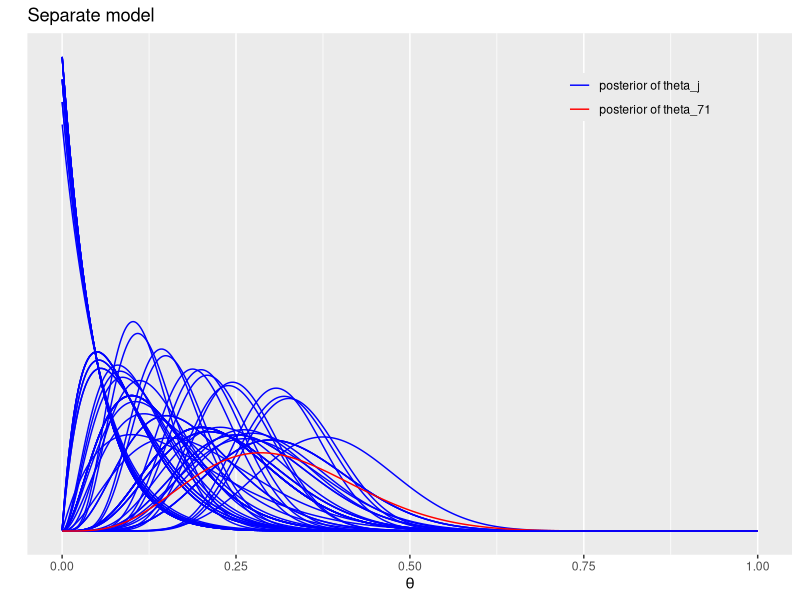
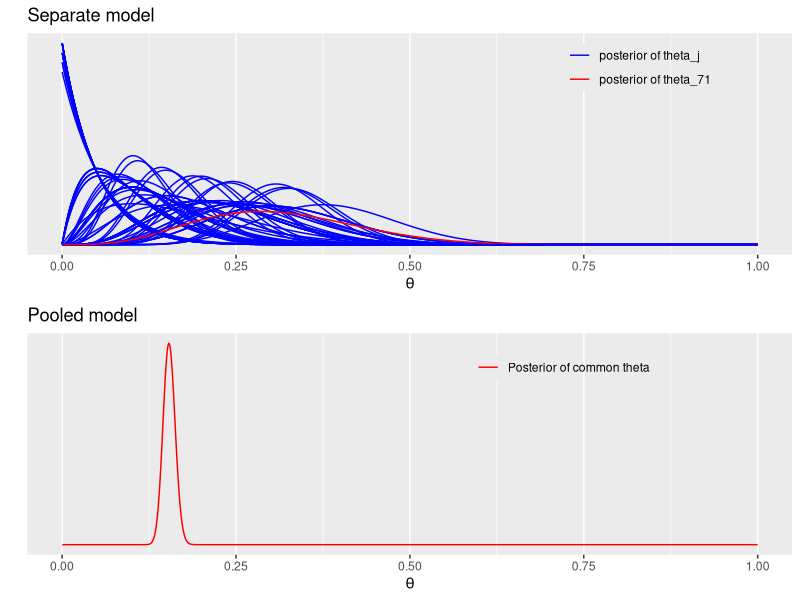
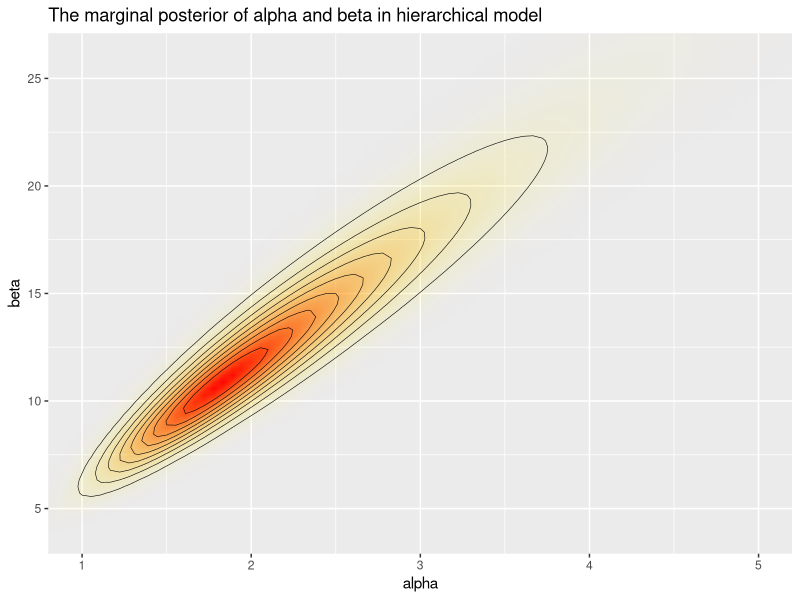
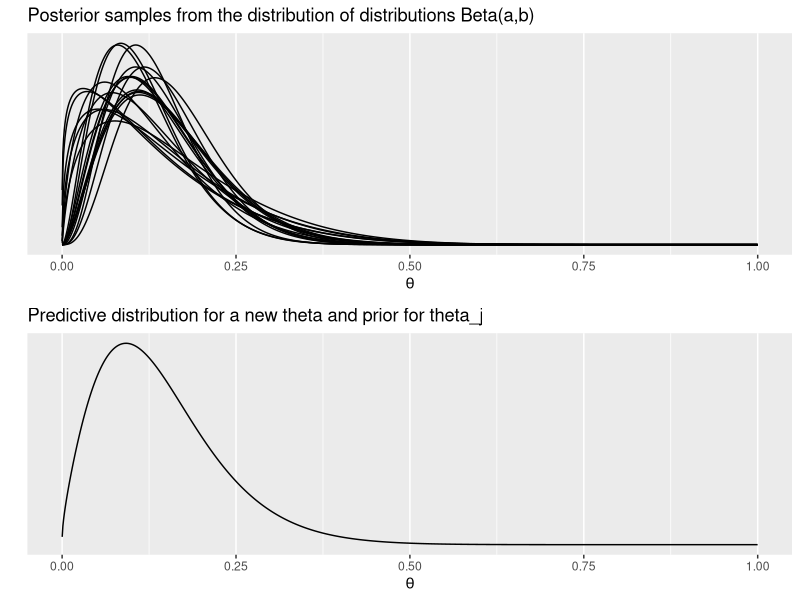
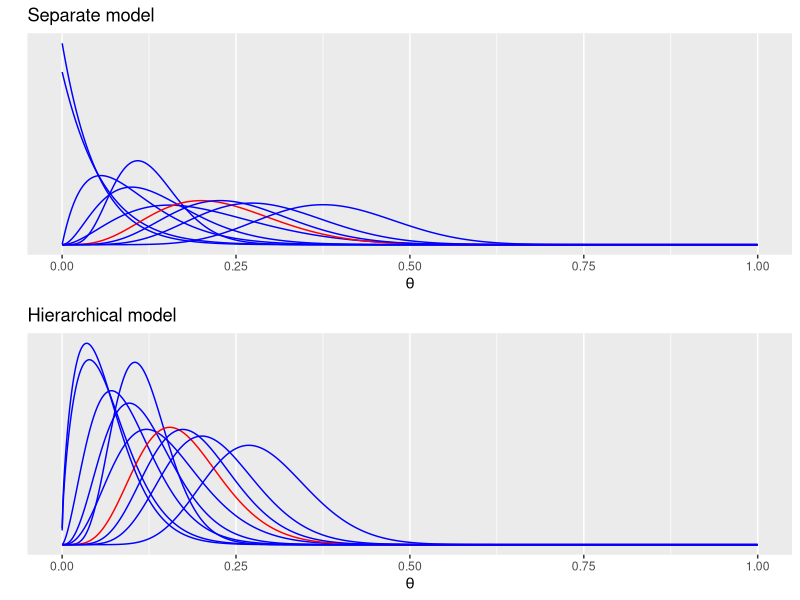

Write R code to recreate these figures, in order.
# Bayesian data analysis
# Aki Vehtari <Aki.Vehtari@aalto.fi>
# Markus Paasiniemi <Markus.Paasiniemi@aalto.fi>

library(ggplot2)
library(gridExtra)
library(tidyr)

# Hierarchical model for Rats experiment (BDA3, p. 102)


y <- c(0,0,0,0,0,0,0,0,0,0,0,0,0,0,1,1,1,1,1,1,1,1,2,2,2,2,2,2,2,2,
        2,1,5,2,5,3,2,7,7,3,3,2,9,10,4,4,4,4,4,4,4,10,4,4,4,5,11,12,
        5,5,6,5,6,6,6,6,16,15,15,9,4)
n <- c(20,20,20,20,20,20,20,19,19,19,19,18,18,17,20,20,20,20,19,19,18,18,25,24,
       23,20,20,20,20,20,20,10,49,19,46,27,17,49,47,20,20,13,48,50,20,20,20,20,
       20,20,20,48,19,19,19,22,46,49,20,20,23,19,22,20,20,20,52,46,47,24,14)

x <- seq(0.0001, 0.9999, length.out = 1000)

# helperf function to evaluate density over observations
bdens <- function(n, y, x)
  dbeta(x, y+1, n-y+1)

df_sep <- mapply(bdens, n, y, MoreArgs = list(x = x)) %>%
  as.data.frame() %>% cbind(x) %>% gather(ind, p, -x)

labs1 <- paste('posterior of', c('theta_j', 'theta_71'))

# plot the separate model
plot_sep <- ggplot(data = df_sep) +
  geom_line(aes(x = x, y = p, color = (ind=='V71'), group = ind)) +
  labs(x = expression(theta), y = '', title = 'Separate model', color = '') +
  scale_y_continuous(breaks = NULL) +
  scale_color_manual(values = c('blue','red'), labels = labs1) +
  theme(legend.background = element_blank(), legend.position = c(0.8,0.9))
# The last one is for emphasize colored red
plot_sep

df_pool <- data.frame(x = x, p = dbeta(x, sum(y)+1, sum(n)-sum(y)+1))

plot_pool <- ggplot(data = df_pool) +
  geom_line(aes(x = x, y = p, color = '1')) +
  labs(x = expression(theta), y = '', title = 'Pooled model', color = '') +
  scale_y_continuous(breaks = NULL) +
  scale_color_manual(values = 'red', labels = 'Posterior of common theta') +
  theme(legend.background = element_blank(), legend.position = c(0.7,0.9))

# Plot both separate and pooled model
grid.arrange(plot_sep, plot_pool)

# Compute the marginal posterior of alpha and beta in hierarchical model
# Use grid
A <- seq(0.5, 6, length.out = 100)
B <- seq(3, 33, length.out = 100)
# make vectors that contain all pairwise combinations of A and B
cA <- rep(A, each = length(B))
cB <- rep(B, length(A))

# Use logarithms for numerical accuracy!
lpfun <- function(a, b, y, n) {log(a+b)*(-5/2) +
  sum(lgamma(a+b)-lgamma(a)-lgamma(b)+lgamma(a+y)+lgamma(b+n-y)-lgamma(a+b+n))}

lp <- mapply(lpfun, cA, cB, MoreArgs = list(y, n))
df_marg <- data.frame(x = cA, y = cB, p = exp(lp - max(lp)))

# Subtract maximum value to avoid over/underflow in exponentation
title1 <- 'The marginal posterior of alpha and beta in hierarchical model'
# create a plot of the marginal posterior density
ggplot(data = df_marg, aes(x = x, y = y)) +
  geom_raster(aes(fill = p, alpha = p), interpolate = T) +
  geom_contour(aes(z = p), colour = 'black', size = 0.2) +
  coord_cartesian(xlim = c(1,5), ylim = c(4, 26)) +
  labs(x = 'alpha', y = 'beta', title = title1) +
  scale_fill_gradient(low = 'yellow', high = 'red', guide = F) +
  scale_alpha(range = c(0, 1), guide = F)

# sample from the grid (with replacement)
nsamp <- 100
samp_indices <- sample(length(df_marg$p), size = nsamp,
                       replace = T, prob = df_marg$p/sum(df_marg$p))

samp_A <- cA[samp_indices[1:nsamp]]
samp_B <- cB[samp_indices[1:nsamp]]

df_psamp <- mapply(function(a, b, x) dbeta(x, a, b),
                  samp_A, samp_B, MoreArgs = list(x = x)) %>%
  as.data.frame() %>% cbind(x) %>% gather(ind, p, -x)

# helper function to convert ind to numeric for subsetting
indtonum <- function(x) strtoi(substring(x,2))

# Plot samples from the distribution of distributions Beta(alpha,beta),
# that is, plot Beta(alpha,beta) using posterior samples of alpha and beta
title2 <- 'Posterior samples from the distribution of distributions Beta(a,b)'
plot_psamp <- ggplot(data = subset(df_psamp, indtonum(ind) <= 20)) +
  geom_line(aes(x = x, y = p, group = ind)) +
  labs(x = expression(theta), y = '', title = title2) +
  scale_y_continuous(breaks = NULL)

# The average of above distributions, is the predictive distribution
# for a new theta, and also the prior distribution for theta_j
df_psampmean <- spread(df_psamp, ind, p) %>% subset(select = -x) %>%
  rowMeans() %>% data.frame(x = x, p = .)

title3 <- 'Predictive distribution for a new theta and prior for theta_j'
plot_psampmean <- ggplot(data = df_psampmean) +
  geom_line(aes(x = x, y = p)) +
  labs(x = expression(theta), y = '', title = title3) +
  scale_y_continuous(breaks = NULL)

# combine the plots
grid.arrange(plot_psamp, plot_psampmean)


# And finally compare the separate model and hierarchical model
# (using every seventh sample for clarity)

# the separate model
plot_sep7 <- ggplot(data = subset(df_sep, indtonum(ind)%%7==0)) +
  geom_line(aes(x = x, y = p, color = (ind=='V49'), group = ind)) +
  labs(x = expression(theta), y = '', title = 'Separate model', color = '') +
  scale_y_continuous(breaks = NULL) +
  scale_color_manual(values = c('blue', 'red'), guide = F) +
  theme(legend.background = element_blank(), legend.position = c(0.8,0.9))

# the hierarchical model
# Note that these marginal posteriors for theta_j are more narrow than
# in the separate model case, due to the borrowed information from the
# other theta_j's

# average density over samples (of a and b) for each (n,y)-pair
# at each point x
bdens2 <- function(n, y, a, b, x)
  rowMeans(mapply(dbeta, a + y, n - y + b, MoreArgs = list(x = x)))

df_hier <- mapply(bdens2, n, y, MoreArgs = list(samp_A, samp_B, x)) %>%
  as.data.frame() %>% cbind(x) %>% gather(ind, p, -x)

plot_hier7 <- ggplot(data = subset(df_hier, indtonum(ind)%%7==0)) +
  geom_line(aes(x = x, y = p, color = (ind=='V49'), group = ind)) +
  labs(x = expression(theta), y = '', title = 'Hierarchical model', color = '') +
  scale_color_manual(values = c('blue', 'red'), guide = F) +
  scale_y_continuous(breaks = NULL) +
  theme(legend.background = element_blank(), legend.position = c(0.8,0.9))

grid.arrange(plot_sep7, plot_hier7)
